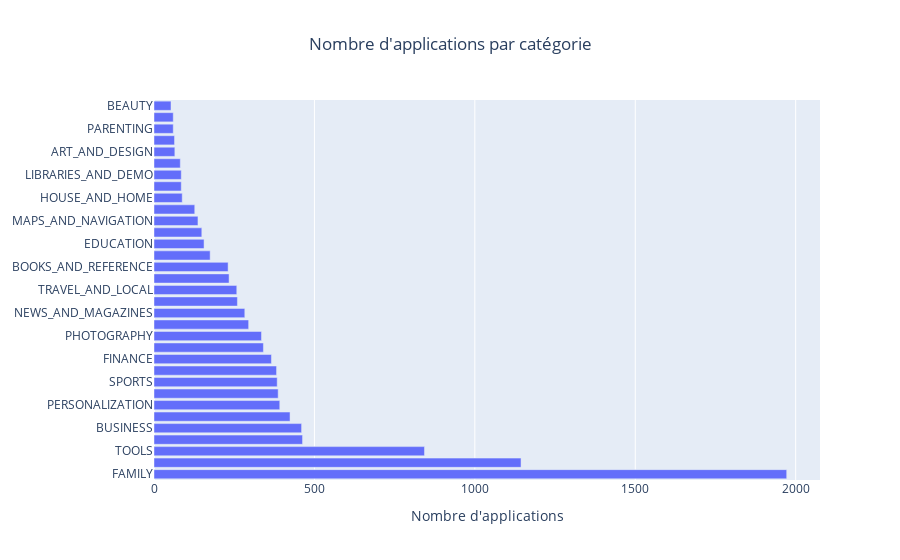

Here is the notebook cell this chart was saved with:
### Code cell
fig.show()

### Figure 1 — Plotly figure (JSON) as saved in the notebook; plotly's stock layout.template omitted (floating-point values rounded to 4 significant figures)
{"data": [{"orientation": "h", "type": "bar", "x": [1972, 1144, 843, 463, 460, 424, 392, 387, 384, 382, 366, 341, 335, 295, 283, 260, 258, 234, 231, 175, 156, 149, 137, 127, 88, 85, 85, 82, 65, 64, 60, 60, 53], "y": ["FAMILY", "GAME", "TOOLS", "MEDICAL", "BUSINESS", "PRODUCTIVITY", "PERSONALIZATION", "COMMUNICATION", "SPORTS", "LIFESTYLE", "FINANCE", "HEALTH_AND_FITNESS", "PHOTOGRAPHY", "SOCIAL", "NEWS_AND_MAGAZINES", "SHOPPING", "TRAVEL_AND_LOCAL", "DATING", "BOOKS_AND_REFERENCE", "VIDEO_PLAYERS", "EDUCATION", "ENTERTAINMENT", "MAPS_AND_NAVIGATION", "FOOD_AND_DRINK", "HOUSE_AND_HOME", "AUTO_AND_VEHICLES", "LIBRARIES_AND_DEMO", "WEATHER", "ART_AND_DESIGN", "EVENTS", "PARENTING", "COMICS", "BEAUTY"]}], "layout": {"title": {"text": "Nombre d'applications par catégorie", "x": 0.5}, "width": 900, "xaxis": {"title": {"text": "Nombre d'applications"}}}}
